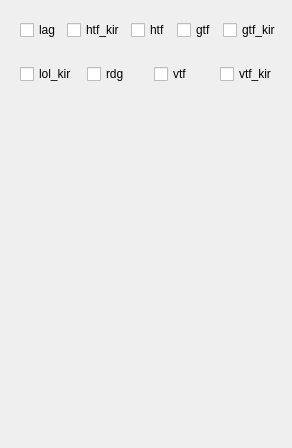
              <widget class="QWidget" name="tab_47">
               <attribute name="title">
                <string>Properties</string>
               </attribute>
               <layout class="QVBoxLayout" name="verticalLayout_86">
                <item>
                 <widget class="QFrame" name="frame_135">
                  <property name="frameShape">
                   <enum>QFrame::NoFrame</enum>
                  </property>
                  <property name="frameShadow">
                   <enum>QFrame::Raised</enum>
                  </property>
                  <layout class="QHBoxLayout" name="horizontalLayout_138">
                   <property name="rightMargin">
                    <number>0</number>
                   </property>
                   <item>
                    <widget class="QCheckBox" name="form_critic_prop_lag">
                     <property name="text">
                      <string>lag</string>
                     </property>
                    </widget>
                   </item>
                   <item>
                    <widget class="QCheckBox" name="form_critic_prop_htf_kir">
                     <property name="text">
                      <string>htf_kir</string>
                     </property>
                    </widget>
                   </item>
                   <item>
                    <widget class="QCheckBox" name="form_critic_prop_htf">
                     <property name="text">
                      <string>htf</string>
                     </property>
                    </widget>
                   </item>
                   <item>
                    <widget class="QCheckBox" name="form_critic_prop_gtf">
                     <property name="text">
                      <string>gtf</string>
                     </property>
                    </widget>
                   </item>
                   <item>
                    <widget class="QCheckBox" name="form_critic_prop_gtf_kir">
                     <property name="text">
                      <string>gtf_kir</string>
                     </property>
                    </widget>
                   </item>
                  </layout>
                 </widget>
                </item>
                <item>
                 <widget class="QFrame" name="frame_136">
                  <property name="minimumSize">
                   <size>
                    <width>0</width>
                    <height>0</height>
                   </size>
                  </property>
                  <property name="frameShape">
                   <enum>QFrame::NoFrame</enum>
                  </property>
                  <property name="frameShadow">
                   <enum>QFrame::Raised</enum>
                  </property>
                  <layout class="QHBoxLayout" name="horizontalLayout_86">
                   <property name="rightMargin">
                    <number>0</number>
                   </property>
                   <item>
                    <widget class="QCheckBox" name="form_critic_prop_lol_kir">
                     <property name="text">
                      <string>lol_kir</string>
                     </property>
                    </widget>
                   </item>
                   <item>
                    <widget class="QCheckBox" name="form_critic_prop_rdg">
                     <property name="text">
                      <string>rdg</string>
                     </property>
                    </widget>
                   </item>
                   <item>
                    <widget class="QCheckBox" name="form_critic_prop_vtf">
                     <property name="text">
                      <string>vtf</string>
                     </property>
                    </widget>
                   </item>
                   <item>
                    <widget class="QCheckBox" name="form_critic_prop_vtf_kir">
                     <property name="text">
                      <string>vtf_kir</string>
                     </property>
                    </widget>
                   </item>
                  </layout>
                 </widget>
                </item>
                <item>
                 <spacer name="verticalSpacer_28">
                  <property name="orientation">
                   <enum>Qt::Vertical</enum>
                  </property>
                  <property name="sizeHint" stdset="0">
                   <size>
                    <width>20</width>
                    <height>344</height>
                   </size>
                  </property>
                 </spacer>
                </item>
               </layout>
              </widget>
